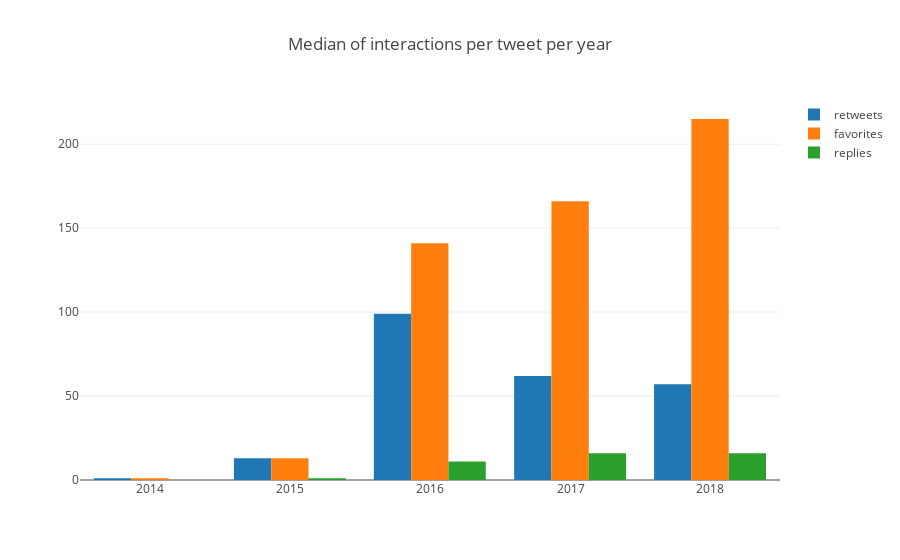

The cell this chart's notebook holds for it:
### Code cell
data = []

for interaction in tweets_median:
    data.append(go.Bar(
                    x=tweets_median[interaction]['Y'].index - 1,
                    y=tweets_median[interaction]['Y'][interaction],
                    name=interaction))

layout = go.Layout(title='Median of interactions per tweet per year')
fig = dict(layout=layout, data=data)
offline.iplot(fig)

### Figure 1 — Plotly figure (JSON) as saved in the notebook; plotly's stock layout.template omitted (floating-point values rounded to 4 significant figures)
{"data": [{"name": "retweets", "type": "bar", "x": ["2013-12-31", "2014-12-31", "2015-12-31", "2016-12-31", "2017-12-31"], "y": [1, 13, 99, 62, 57]}, {"name": "favorites", "type": "bar", "x": ["2013-12-31", "2014-12-31", "2015-12-31", "2016-12-31", "2017-12-31"], "y": [1, 13, 141, 166, 215]}, {"name": "replies", "type": "bar", "x": ["2013-12-31", "2014-12-31", "2015-12-31", "2016-12-31", "2017-12-31"], "y": [0, 1, 11, 16, 16]}], "layout": {"title": "Median of interactions per tweet per year"}}
